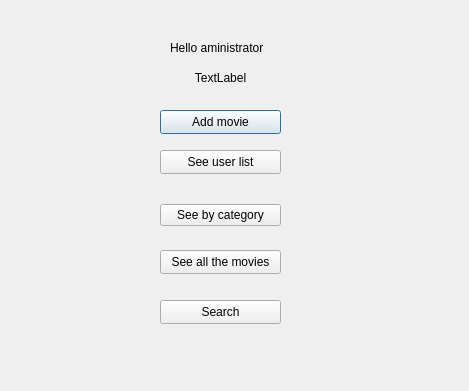
<?xml version="1.0" encoding="UTF-8"?>
<ui version="4.0">
 <class>Administrator</class>
 <widget class="QDialog" name="Administrator">
  <property name="geometry">
   <rect>
    <x>0</x>
    <y>0</y>
    <width>469</width>
    <height>391</height>
   </rect>
  </property>
  <property name="windowTitle">
   <string>Dialog</string>
  </property>
  <widget class="QLabel" name="nameLabel">
   <property name="geometry">
    <rect>
     <x>150</x>
     <y>70</y>
     <width>141</width>
     <height>16</height>
    </rect>
   </property>
   <property name="text">
    <string>TextLabel</string>
   </property>
   <property name="alignment">
    <set>Qt::AlignCenter</set>
   </property>
  </widget>
  <widget class="QPushButton" name="buttonAddMovie">
   <property name="geometry">
    <rect>
     <x>160</x>
     <y>110</y>
     <width>121</width>
     <height>24</height>
    </rect>
   </property>
   <property name="text">
    <string>Add movie</string>
   </property>
  </widget>
  <widget class="QWidget" name="layoutWidget">
   <property name="geometry">
    <rect>
     <x>160</x>
     <y>200</y>
     <width>121</width>
     <height>31</height>
    </rect>
   </property>
   <layout class="QHBoxLayout" name="horizontalLayout">
    <item>
     <widget class="QPushButton" name="buttonSeeByCategory">
      <property name="text">
       <string>See by category</string>
      </property>
     </widget>
    </item>
   </layout>
  </widget>
  <widget class="QLabel" name="label">
   <property name="geometry">
    <rect>
     <x>170</x>
     <y>40</y>
     <width>171</width>
     <height>16</height>
    </rect>
   </property>
   <property name="text">
    <string>Hello aministrator</string>
   </property>
  </widget>
  <widget class="QPushButton" name="seeUsers">
   <property name="geometry">
    <rect>
     <x>160</x>
     <y>150</y>
     <width>121</width>
     <height>24</height>
    </rect>
   </property>
   <property name="text">
    <string>See user list</string>
   </property>
  </widget>
  <widget class="QPushButton" name="buttonSeeAll">
   <property name="geometry">
    <rect>
     <x>160</x>
     <y>250</y>
     <width>121</width>
     <height>24</height>
    </rect>
   </property>
   <property name="text">
    <string>See all the movies</string>
   </property>
  </widget>
  <widget class="QPushButton" name="buttonSearch">
   <property name="geometry">
    <rect>
     <x>160</x>
     <y>300</y>
     <width>121</width>
     <height>24</height>
    </rect>
   </property>
   <property name="text">
    <string>Search</string>
   </property>
  </widget>
 </widget>
 <resources/>
 <connections/>
</ui>
